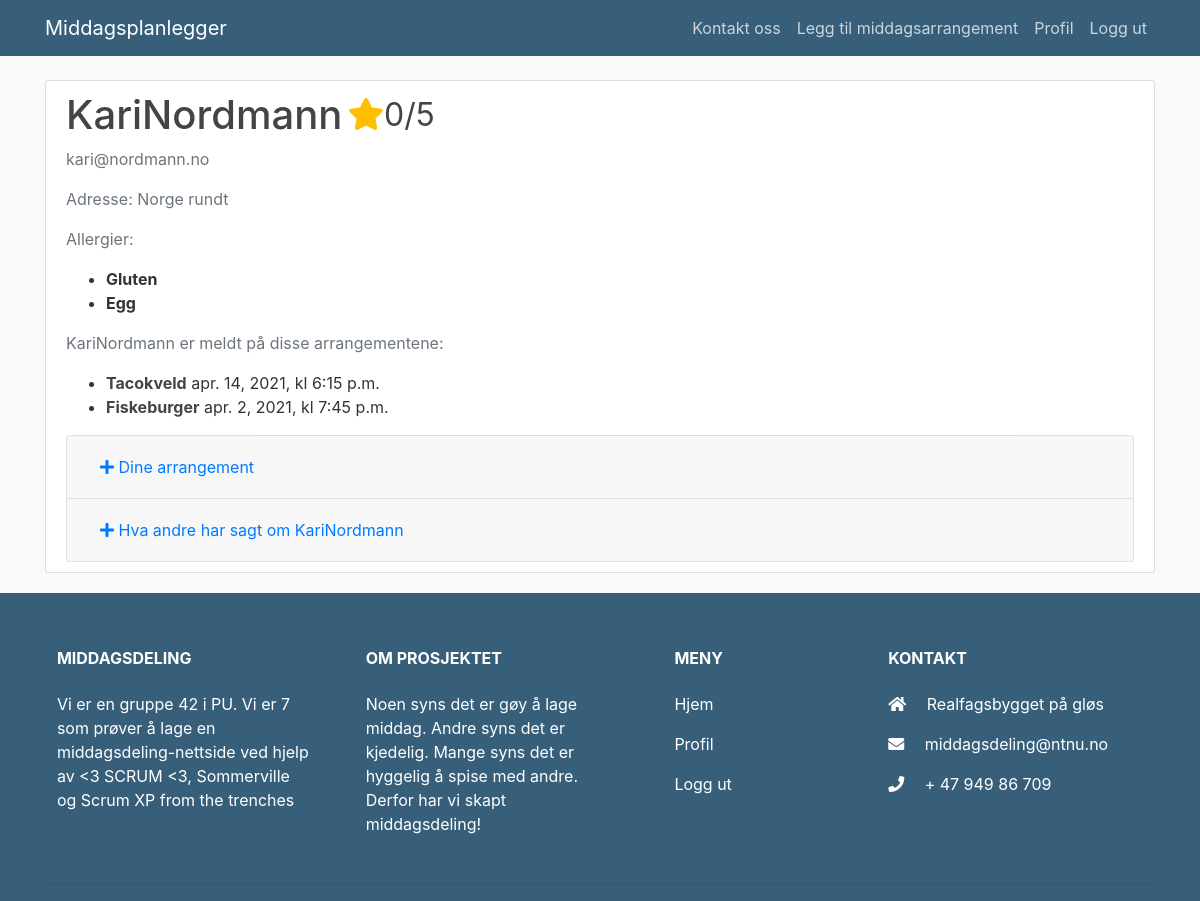
Screenshot of /profile/2 (signed in) with the database file from the repository.
### users/models.py (models this page shows, shortened)
class Profile(models.Model):
    user = models.OneToOneField(User, on_delete=models.CASCADE)
    address = models.CharField(max_length=50, blank=True)
    allergies = models.ManyToManyField(Allergy, blank="True")
    events = models.ManyToManyField('dinnerevent.Event', blank="True")
    class Meta:
        verbose_name = 'Profil'
        verbose_name_plural = 'Profiler'

class Allergy(models.Model):
    allergy = models.CharField(max_length=50)
    class Meta:
        constraints = [
            models.UniqueConstraint(fields=['allergy'], name='unique_allergy')
        ]
    def __str__(self):
        return self.allergy

### dinnerevent/models.py (models this page shows, shortened)
class Event(models.Model):
    user = models.ForeignKey(User, on_delete=models.CASCADE)
    title = models.CharField(max_length=150)
    description = models.TextField(max_length=500)
    seats = models.PositiveIntegerField(default=1)
    place = models.CharField(max_length=50)
    expense = models.PositiveIntegerField(default=0)
    date = models.DateField(default=timezone.now)
    time = models.TimeField(default=timezone.now)
    ingredients = models.TextField(max_length=500)
    allergies = models.ManyToManyField(Allergy)
    guests = models.ManyToManyField(User, related_name="event_guests")
    class Meta:
        verbose_name = 'Arrangement'
        verbose_name_plural = 'Arrangement'
    def __str__(self):
        return self.title

### users/views.py (the view)
# urls.py: path('profile/<int:pk>', user_views.profile, name="profile"),
@login_required
def profile(request, pk):  # Denne viser profilen til brukerene
    all_user_reviews = Review.objects.filter(event__user=User.objects.get(pk=pk))
    avg_rating = all_user_reviews.aggregate(Avg('rating')).get('rating__avg')
    return render(request, 'users/profile.html', {
        'reviews': all_user_reviews,
        'score': rounded_rating(avg_rating),
        'user_profile': User.objects.get(pk=pk),
    })

### users/views.py (called while the page is built)
def rounded_rating(number):
    if number is not None:
        return round(number * 2) / 2
    return None

### users/templates/users/profile.html (shortened to what this page needs)
{% extends "overview/base.html" %}
{% load crispy_forms_tags %}
{% load static %}
{% block content %}
    <div class="content-section">
        <div class="media">
            <div class="media-body">
                <div class="container">
                    <div class="row">
                        <div class="pl-0 col-3">
                            <h2 class="account-heading">{{ user_profile.username }} </h2>
                        </div>
                        <div class="col-5">
                            <div class="pl-0 container">
                                <div class="pl-0 col">
                                    <span class="pl-0 col-md-2" style="font-size: 2em; color: #ffbe00;">
                                        <i class="fas fa-star"></i><a id="prof_rating"></a>
                                    </span>
                                </div>
                            </div>
                        </div>
                    </div>
                </div>
                <p class="text-secondary">{{ user_profile.email }}</p>
                <p class="text-secondary">Adresse: {{ user_profile.profile.address }}</p>
                <p class="text-secondary">Allergier:
                    {% for allergy in user_profile.profile.allergies.all %}
                        <ul>
                            <li><strong>{{ allergy }}</strong></li>
                        </ul>
                    {% empty %}
                        <strong>Ingen</strong>
                    {% endfor %}
                </p>
                {% if user == user_profile %}
                    <p class="text-secondary">Du er meldt på til disse arrangementene:
                        {% for event in user_profile.profile.events.all %}
                            <ul>
                                <li><strong><a class="article-title"
                                               href="{% url 'event:eventdetail' event.id %}">{{ event }}</a></strong> {{ event.date }},
                                    kl {{ event.time }}</li>
                            </ul>
                        {% empty %}
                            <strong>Ingen</strong>
                        {% endfor %}
                {% else %}
                    <p class="text-secondary">{{ user_profile }} er meldt på disse arrangementene:</p>
                        {% for event in user_profile.profile.events.all %}
                            <ul>
                                <li><strong><a class="article-title"
                                               href="{% url 'event:eventdetail' event.id %}">{{ event }}</a></strong> {{ event.date }},
                                    kl {{ event.time }}</li>
                            </ul>
                        {% empty %}
                            <strong>Ingen</strong>
                        {% endfor %}
                {% endif %}
                <div class="accordion" id="accordion">
                    <div class="card">
                        <div class="card-header" id="headingOne">
                            <h5 class="mb-0">
                                <button class="btn btn-link" data-toggle="collapse" data-target="#ownEvents"
                                        aria-expanded="true" aria-controls="collapseOne">
                                    <i class="fa fa-plus"></i>
                                    Dine arrangement
                                </button>
                            </h5>
                        </div>
                    </div>
                    <div class="card">
                        <div class="card-header" id="headingTwo">
                            <h5 class="mb-0">
                                {% if user == user_profile %}
                                    <button class="btn btn-link" data-toggle="collapse" data-target="#reviewsMade"
                                            aria-expanded="true" aria-controls="collapseTwo">
                                        <i class="fa fa-plus"></i>
                                        Hva andre har sagt om deg
                                    </button>
                                {% else %}
                                    <button class="btn btn-link" data-toggle="collapse" data-target="#reviewsMade"
                                            aria-expanded="true" aria-controls="collapseTwo">
                                        <i class="fa fa-plus"></i>
                                        Hva andre har sagt om {{ user_profile }}
                                    </button>
                                {% endif %}
                            </h5>
                        </div>
                    </div>
                </div>
            </div>
        </div>
    </div>
{% endblock content %}

### overview/static/overview/main.css (style rules this page uses)
body { background: #fafafa; color: #333333; margin-top: 5rem; }
h1, h2, h3, h4, h5, h6 { color: #444444; }
ul { margin: 0; }
.content-section { background: #ffffff; padding: 10px 20px; border: 1px solid #dddddd; border-radius: 3px; margin-bottom: 20px; }
.article-title { color: #444444; }
.account-heading { font-size: 2.5rem; }

### rows the page displays
Allergy: allergy "Gluten"
Allergy: allergy "Egg"
Event: title "Tacokveld", date "apr. 14, 2021", time "6:15 p.m."
Event: title "Fiskeburger", date "apr. 2, 2021", time "7:45 p.m."

### other values shown
{{ user_profile.username }} "KariNordmann"
{{ user_profile.email }} "kari@nordmann.no"
{{ user_profile.profile.address }} "Norge rundt"
{{ user_profile }} "KariNordmann"
